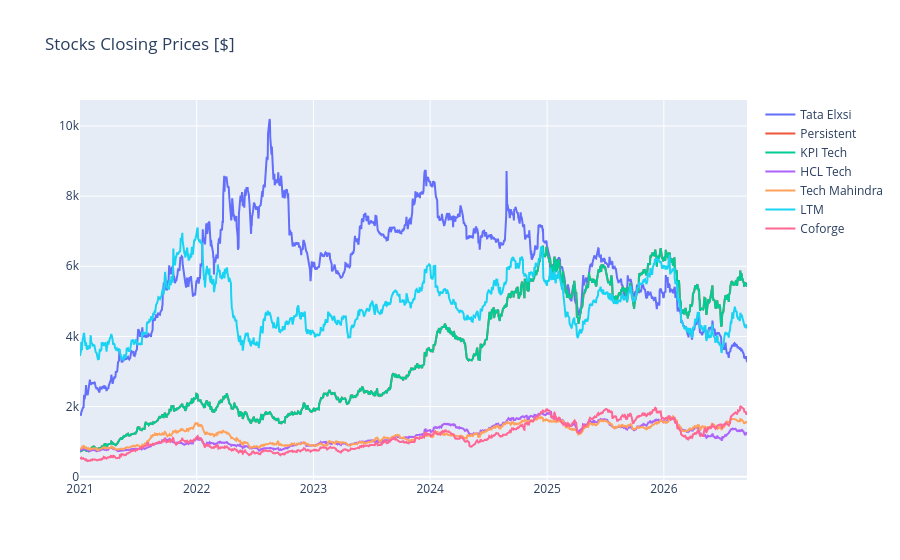

This figure's notebook cell:
### Code cell
plot_financial_data(stocks_df, 'Stocks Closing Prices [$]')

### Figure 1 — Plotly figure (JSON) as saved in the notebook; plotly's stock layout.template omitted (floating-point values rounded to 4 significant figures; data arrays with more than 128 entries replaced by an {"elided": "..."} marker saying what was removed)
{"data": [{"name": "Tata Elxsi", "type": "scatter", "x": {"elided": "1416 str values"}, "y": {"elided": "1416 float values"}}, {"name": "Persistent", "type": "scatter", "x": {"elided": "1416 str values"}, "y": {"elided": "1416 float values"}}, {"name": "KPI Tech", "type": "scatter", "x": {"elided": "1416 str values"}, "y": {"elided": "1416 float values"}}, {"name": "HCL Tech", "type": "scatter", "x": {"elided": "1416 str values"}, "y": {"elided": "1416 float values"}}, {"name": "Tech Mahindra", "type": "scatter", "x": {"elided": "1416 str values"}, "y": {"elided": "1416 float values"}}, {"name": "LTM", "type": "scatter", "x": {"elided": "1416 str values"}, "y": {"elided": "1416 float values"}}, {"name": "Coforge", "type": "scatter", "x": {"elided": "1416 str values"}, "y": {"elided": "1416 float values"}}], "layout": {"legend": {"tracegroupgap": 0}, "title": {"text": "Stocks Closing Prices [$]"}, "xaxis": {"anchor": "y", "domain": [0, 1]}, "yaxis": {"anchor": "x", "domain": [0, 1]}}}
